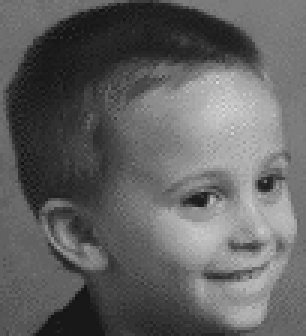
#> input picture image_processing/freq_domain/kidface.jpg, 102 x 112 px (shown 3 times larger)
$ python LinearFiltersConv.py
#> lines starting #> are read from the running program, lines starting #| are printed output that depends on the picture
# -*- coding: utf-8 -*-
"""
Created on Wed Dec 02 18:42:59 2015

@author: azariac
"""


import cv2
import numpy as np
from matplotlib import pyplot as plt

img = cv2.imread('kidface.jpg',0)
#> img is the input picture: shape (112, 102); min 17, max 217, mean 97.6
# simple averaging filter without scaling parameter
mean_filter = np.ones((3,3))/9

# creating a guassian filter
x = cv2.getGaussianKernel(5,10)
gaussian = x*x.T

# different edge detecting filters
# scharr in x-direction
scharr = np.array([[-3, 0, 3],
                   [-10,0,10],
                   [-3, 0, 3]])
# sobel in x direction
sobel_x= np.array([[-1, 0, 1],
                   [-2, 0, 2],
                   [-1, 0, 1]])
# sobel in y direction
sobel_y= np.array([[-1,-2,-1],
                   [0, 0, 0],
                   [1, 2, 1]])
# laplacian
laplacian=np.array([[0, 1, 0],
                    [1,-4, 1],
                    [0, 1, 0]])

filters = [mean_filter, gaussian, laplacian, sobel_x, sobel_y, scharr]
filter_name = ['mean_filter', 'gaussian','laplacian', 'sobel_x', \
                'sobel_y', 'scharr_x']
out_img = [cv2.filter2D(img,-1,kernel) for kernel in filters]
#> out_img = 6 items

for i in xrange(6):
    plt.subplot(2,3,i+1),plt.imshow(out_img[i],cmap = 'gray')
    plt.title(filter_name[i]), plt.xticks([]), plt.yticks([])

plt.show()
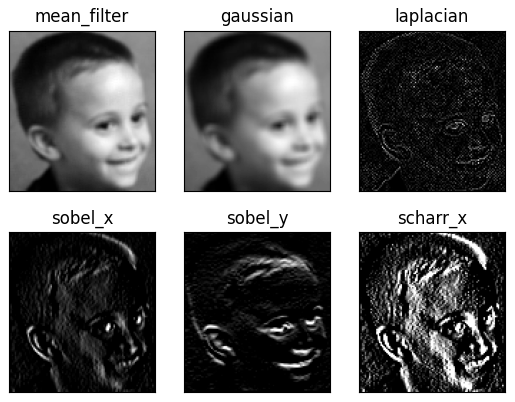
#> figure drawn by matplotlib, 6 panels
